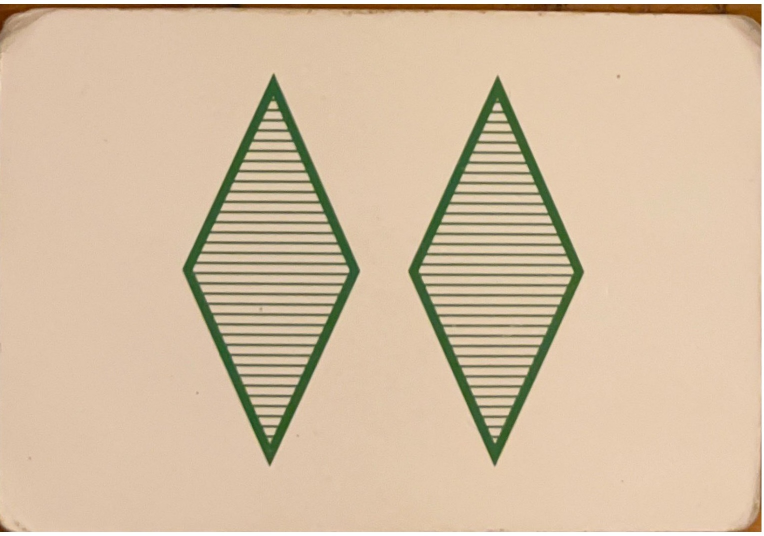
#> input picture Python Calc/custom_data copy/Green Doubles 2.pdf/2212.jpg, 1527 x 1071 px, given in place of the camera (shown at 1/2 size)
$ python canny.py
#> lines starting #> are read from the running program, lines starting #| are printed output that depends on the picture; after the words box and inside, x2 and y2 are one past the last pixel; in counts of white or black regions, pixels touching at a corner belong together
### Python Calc/attempt1/process.py
import cv2 as cv
import numpy as np

#credits: https://github.com/dharm1k987/Card_Recognizer/blob/master/current/process.py
# [50 lines left out: functions approx, findContours, not called in this run]

def findContours2(img, original, draw=False):
    # find the set of contours on the threshed image
    contours, hier = cv.findContours(img, cv.RETR_EXTERNAL, cv.CHAIN_APPROX_NONE)
    # sort them by highest area
    proper = sorted(contours, key=cv.contourArea, reverse=True)

    four_corners_set = []

    for cnt in proper:
        area = cv.contourArea(cnt)
        perimeter = cv.arcLength(cnt, closed=True)

        # only select those contours with a good area
        if area > 10000:
            # find out the number of corners
            approx = cv.approxPolyDP(cnt, 0.01 * perimeter, closed=True)
            numCorners = len(approx)

            if numCorners == 4:
                # create bounding box around shape
                x, y, w, h = cv.boundingRect(approx)

                if draw:
                    cv.rectangle(original, (x, y), (x + w, y + h), (0, 255, 0), 2)

                # make sure the image is oriented right: top left, bot left, bot right, top right
                l1 = np.array(approx[0]).tolist()
                l2 = np.array(approx[1]).tolist()
                l3 = np.array(approx[2]).tolist()
                l4 = np.array(approx[3]).tolist()

                finalOrder = []

                # sort by X vlaue
                sortedX = sorted([l1, l2, l3, l4], key=lambda x: x[0][0])

                # sortedX[0] and sortedX[1] are the left half
                finalOrder.extend(sorted(sortedX[0:2], key=lambda x: x[0][1]))

                # now sortedX[1] and sortedX[2] are the right half
                # the one with the larger y value goes first
                finalOrder.extend(sorted(sortedX[2:4], key=lambda x: x[0][1], reverse=True))

                four_corners_set.append(finalOrder)

                if draw:
                    for a in approx:
                        cv.circle(original, (a[0][0], a[0][1]), 10, (255, 0, 0), 3)

    return four_corners_set

### Python Calc/attempt1/canny.py
import numpy as np;
import cv2 as cv;
import attempt1.process as process;

cap = cv.VideoCapture(0)

def aspect_ratio(cnt): #x, y is the coord of top left, w, h is the rectangle
    _, _, w, h = cv.boundingRect(cnt)
    return max(float(w) / h, float(h)/w)

def count_vertices(contour):
    epsilon = 0.1 * cv.arcLength(contour, True)
    approx = cv.approxPolyDP(contour, epsilon, True)

    return len(approx)


#https://www.kaggle.com/datasets/kwisatzhaderach/set-cards
#https://web.stanford.edu/class/cs231a/prev_projects_2021/CS231A_Project_Progress_Report__1_.pdf
#https://towardsdatascience.com/canny-edge-detection-step-by-step-in-python-computer-vision-b49c3a2d8123?gi=6e86a2a69045
while True:

    ret, frame = cap.read(0)
#> frame is the input picture: shape (1071, 1527, 3); mean B, G, R 163.3, 190.3, 212.4

    if not ret:
        print("unable to capture frame.")
        break


    gray_img = cv.cvtColor(frame, cv.COLOR_BGR2GRAY)
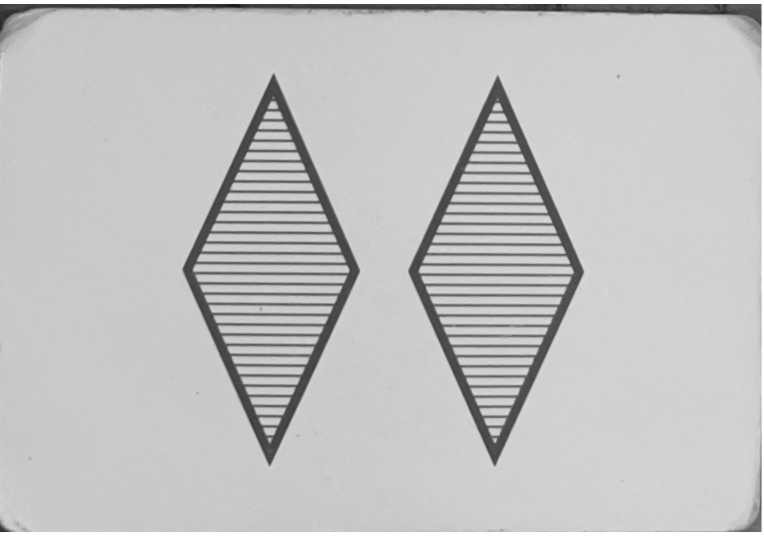
#> gray_img: shape (1071, 1527) (shown at 1/2 size); min 20, max 255, mean 194

    blurred = cv.GaussianBlur(gray_img, (11, 11), 0)


    contour_img = frame.copy()

    edges = cv.Canny(blurred, 50, 150)
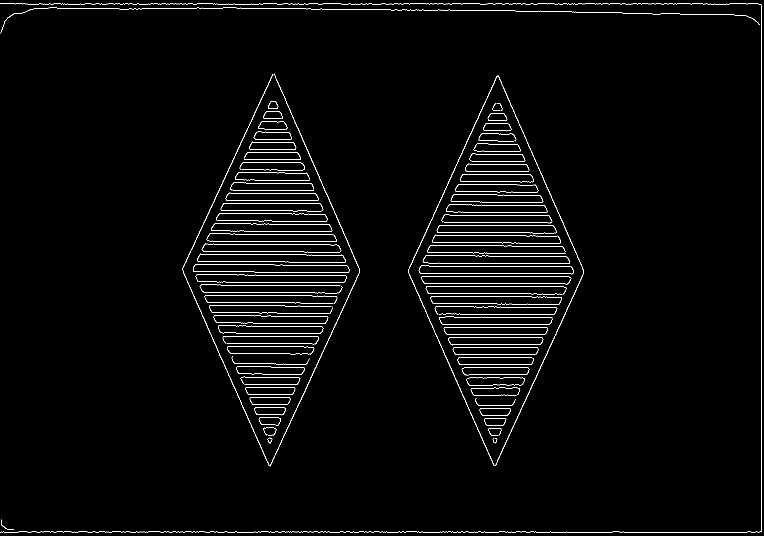
#> edges: shape (1071, 1527) (shown at 1/2 size); 2% white in thin lines or dots

    # making the contours more continous
    kernel = cv.getStructuringElement(cv.MORPH_RECT, (5, 5))
    edges = cv.dilate(edges, kernel, iterations = 1)
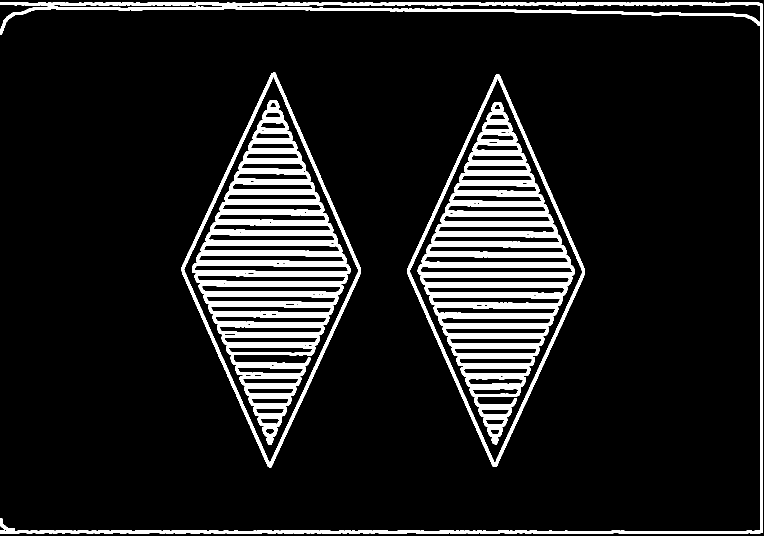
#> edges: shape (1071, 1527) (shown at 1/2 size); 10.6% white; 16 white regions, largest, box (x1, y1, x2, y2) and area: (835, 285, 1150, 712) 49085, (384, 323, 701, 691) 45151, (0, 5, 1526, 1067) 30762


    adaptivea_thresh = cv.adaptiveThreshold(gray_img, 255, cv.ADAPTIVE_THRESH_GAUSSIAN_C, cv.THRESH_BINARY, 11, 6)
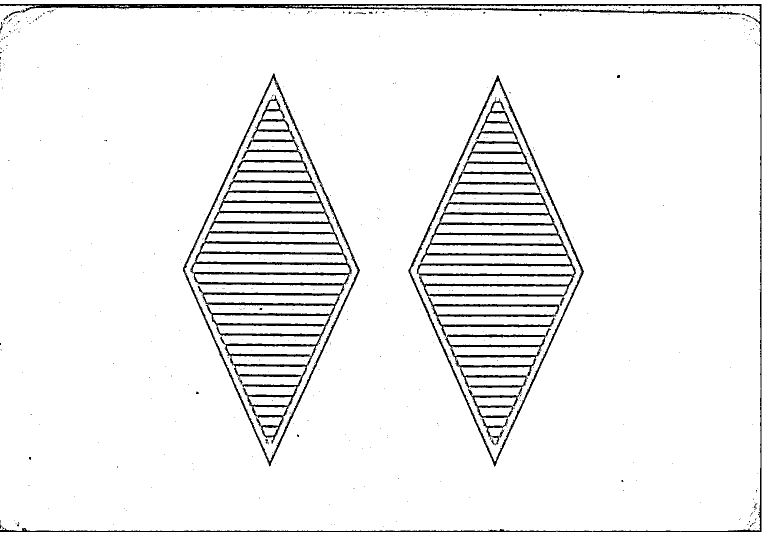
#> adaptivea_thresh: shape (1071, 1527) (shown at 1/2 size); 94.5% white; 500 black regions (478 under 20 px)
    contours, _ = cv.findContours(edges, cv.RETR_EXTERNAL, cv.CHAIN_APPROX_SIMPLE)
#> contours = 3 contours; box (x1, y1, x2, y2) and area: (363, 145, 722, 935) 145290, (815, 149, 1170, 934) 143226, (0, 5, 1526, 1067) 25096

    quad_filter = []
    for contour in contours:
        if count_vertices(contour) == 4 and abs(aspect_ratio(contour)) > 1.3:
            quad_filter.append(contour)
#> this loop made 3 passes
#> (epsilon in count_vertices, approx in count_vertices) on passes 1 to 3: (186.9, [[998, 149], [986, 933]]), (188.2, [[550, 145], [538, 934]]), (1163.5, [[0, 5], [1524, 1065]])
#> after the loop, quad_filter = []

    cv.drawContours(contour_img, quad_filter, -1, (0, 255, 0), 10)


    # cv.imshow("Canny ", contour_img)
    # cv.imshow('processv2', process.findContours(frame, True))
    # cv.imshow('grayscale', edges)
    processed_img = process.findContours2(contour_img, frame, True)
#> (the run stopped early here; a loop or call above may not have finished)

$ run again, on Python Calc/custom_data copy/Green Doubles 2.pdf/2221.jpg
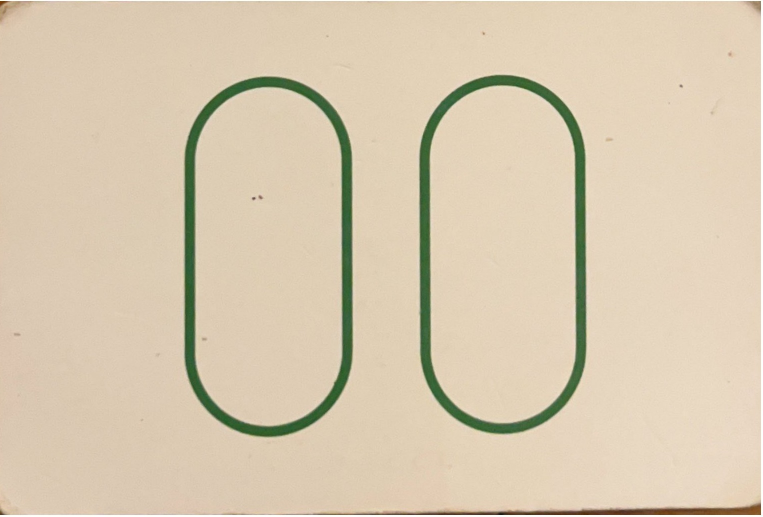
#> input picture Python Calc/custom_data copy/Green Doubles 2.pdf/2221.jpg, 1525 x 1033 px, given in place of the camera (shown at 1/2 size)
#> frame is the input picture: shape (1033, 1525, 3); mean B, G, R 176.8, 201.7, 216.5
#> `edges = cv.Canny(blurred, 50, 150)`:
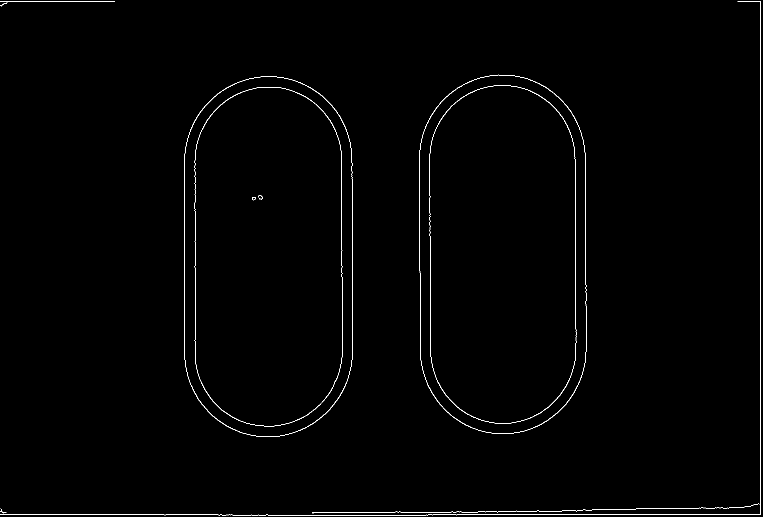
#> edges: shape (1033, 1525) (shown at 1/2 size); 0.73% white in thin lines or dots
#> adaptivea_thresh: shape (1033, 1525); 97.4% white; 394 black regions (380 under 20 px)
#> contours = 4 contours; box (x1, y1, x2, y2) and area: (367, 151, 708, 876) 221386, (836, 147, 1175, 870) 218262, (0, 0, 1524, 1033) 18418, (0, 0, 232, 15) 1018
#> the loop `for contour in contours:` made 4 passes
#> (epsilon in count_vertices, approx in count_vertices) on passes 1, 2, 4: (189.8, [[519, 151], [551, 875]]), (189, [[994, 147], [1023, 869]]), (49.36, [[0, 14], [231, 0]])
#> after the loop `for contour in contours:`: quad_filter = 1 contour; box (x1, y1, x2, y2) and area: (0, 0, 1524, 1033) 18418
#> `cv.drawContours(contour_img, quad_filter, -1, (0, 255, 0), 10)`:
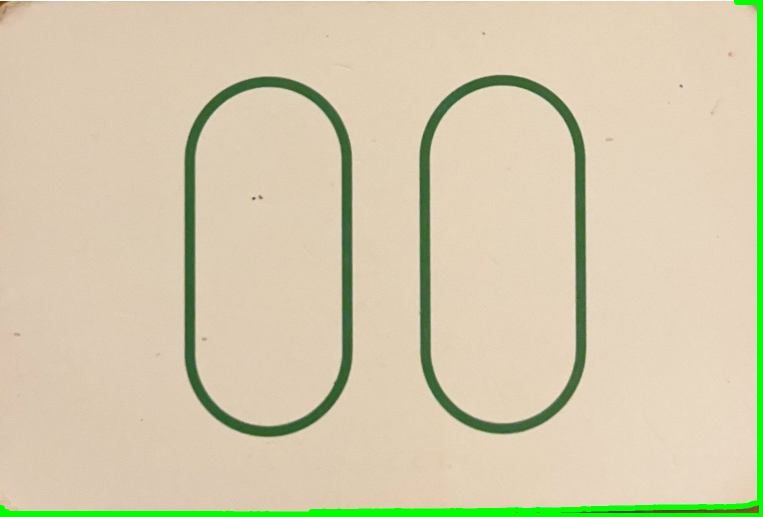
#> contour_img: shape (1033, 1525, 3) (shown at 1/2 size); 2.15% of pixels changed, all inside (x1, y1, x2, y2) = (0, 0, 1525, 1033)
